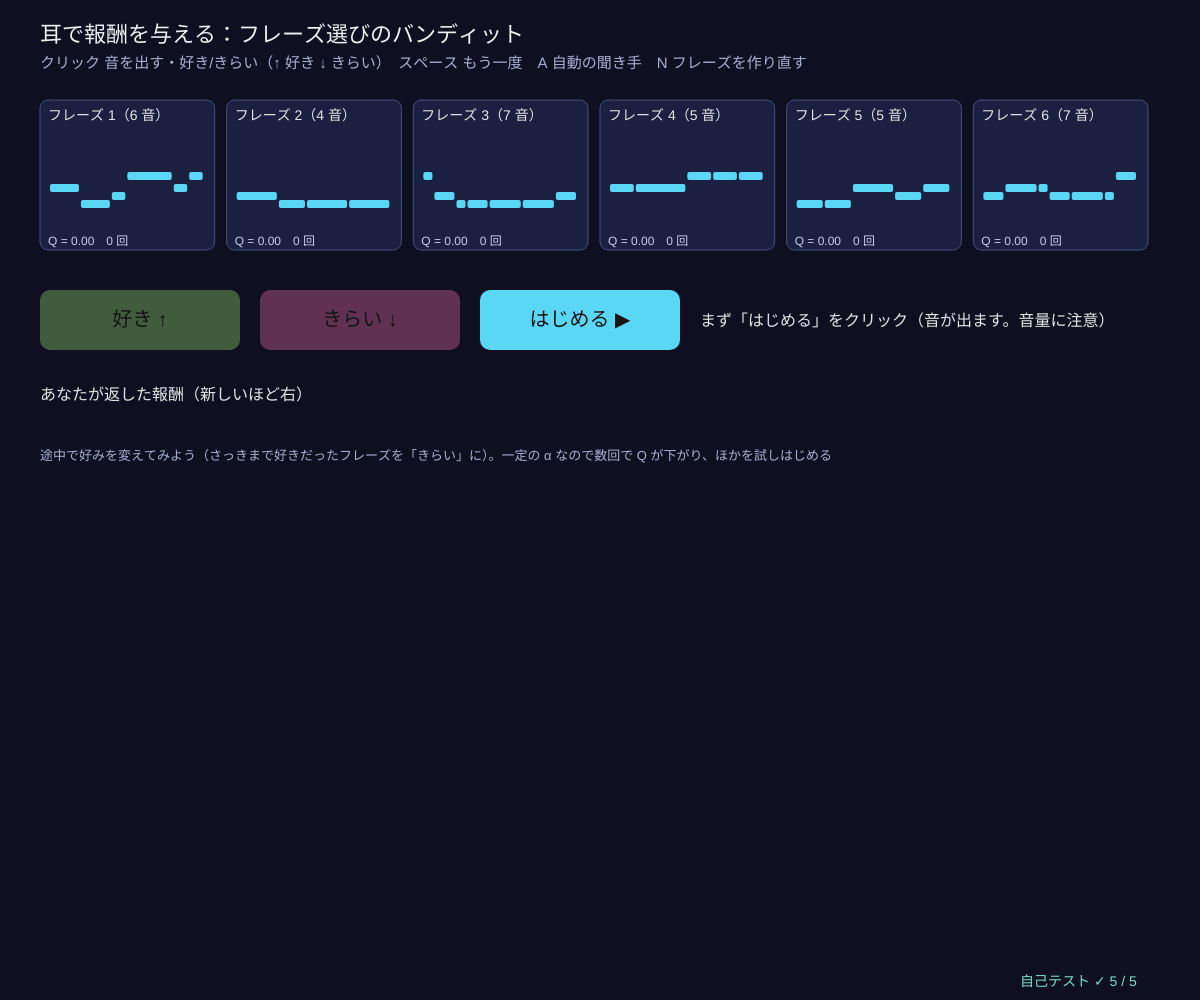
Frame 1 (no input)
Frame 60 (no input): identical to frame 1, image omitted
Frame 120 (the mouse pressed at the canvas centre since frame 60): identical to frame 1, image omitted

The p5.js sketch that drew this single still picture (run headless with seeded random() and noise() and a simulated clock; from frame 60 on, the mouse is pressed at the canvas centre):

// p5.js sketch
// ── sketch.js
// ============================================
// 14 耳で報酬を与える 🔊 ─ エージェントが 6 つのフレーズ（4〜8 音）から 1 つ選んで鳴らす。
// 聞いたあなたが「好き」（+1）か「きらい」（−1）を返すと、それが報酬。多腕バンディット（00）と同じしくみで好みを学ぶ。
// 人の好みは途中で変わる → 平均（1/n）ではなく、最近の報酬を重く見る「一定の学習率 α」で更新すると、変化についていける
// クリック 音を出す・好き/きらい（↑ 好き ↓ きらい でも）/ スペース もう一度聞く / A 自動の聞き手（好みが 150 回ごとに変わる）/ N フレーズを作り直す
// 音量は小さめから。全体の音量 MASTER は 0.2 以下
// ============================================

const N_PHRASES = 6;                     // ★ フレーズの数
const ALPHA = 0.3, EPS = 0.15;           // ★ 一定の学習率（最近を重く見る）と探索の割合
const SCALE_NOTES = [0, 2, 4, 7, 9, 12, 14, 16];   // ★ 音階（ペンタトニック、ド = 0）
const BASE_MIDI = 60;                    // ★ いちばん低い音（60 = ド）
let phrases = [], agent, current = -1, waiting = false, rewardLog = [], autoMode = false, sim = null, buttons = [], cardBox = [], playStart = 0;

function setup() { createCanvas(windowWidth, windowHeight); selfTest(); seedRng(14); makePhrases(); agent = makeAgent(true); sim = makeSim(); }

function makePhrases() {                 // 4〜8 音のフレーズ：音の高さ（音階の番号）と長さ
  phrases = [];
  for (let k = 0; k < N_PHRASES; k++) {
    let n = rndInt(4, 8), notes = [], deg = rndInt(0, 4);
    for (let i = 0; i < n; i++) { deg = clampv(deg + rndInt(-2, 2), 0, SCALE_NOTES.length - 1); notes.push({ midi: BASE_MIDI + SCALE_NOTES[deg], dur: [0.15, 0.3, 0.3, 0.45][rndInt(0, 3)] }); }
    phrases.push({ notes, wave: ['triangle', 'sine', 'square'][k % 3] });
  }
}
function makeAgent(constAlpha) { return { constAlpha, q: new Array(N_PHRASES).fill(0), n: new Array(N_PHRASES).fill(0) }; }
function choosePhrase(ag) { return epsGreedy(ag.q, EPS); }
// ★ 更新：一定の α なら Q ← Q + α (r − Q)（最近の報酬ほど重い）。標本平均なら α = 1/n（全部を同じ重さで平均）
function learn(ag, k, r) { ag.n[k]++; let al = ag.constAlpha ? ALPHA : 1 / ag.n[k]; ag.q[k] += al * (r - ag.q[k]); }
// 自動の聞き手：好きなフレーズは 90%、ほかは 20% で「好き」。PERIOD 回ごとに好みが変わる
function makeSim() { return { fav: 0, t: 0, agents: [makeAgent(true), makeAgent(false)], picks: [[], []], favs: [] }; }
function simListen(s, k) { return rnd() < (k === s.fav ? 0.9 : 0.2) ? 1 : -1; }
function simStep(s) {
  if (s.t > 0 && s.t % 150 === 0) s.fav = (s.fav + 1 + Math.floor(rnd() * (N_PHRASES - 1))) % N_PHRASES;
  s.agents.forEach((ag, i) => { let k = choosePhrase(ag); learn(ag, k, simListen(s, k)); s.picks[i].push(k === s.fav ? 1 : 0); });
  s.favs.push(s.fav); s.t++;
}
function playPhrase(k) {
  startAudio(); if (!audioCtx) return;
  let t = audioCtx.currentTime + 0.05;
  for (let nt of phrases[k].notes) { playNote(midiHz(nt.midi), t, nt.dur * 0.95, phrases[k].wave); t += nt.dur; }
  playStart = millis();
}
function nextTrial() { current = choosePhrase(agent); waiting = true; playPhrase(current); }
function feedback(r) {
  if (!waiting) return;
  learn(agent, current, r); rewardLog.push({ k: current, r }); waiting = false;
  setTimeout(nextTrial, 400);
}

function draw() {
  background(...BG);
  if (autoMode) { let t0 = performance.now(); while (performance.now() - t0 < 2 && sim.t < 3000) simStep(sim); }
  noStroke(); fill(240); textSize(22); textAlign(LEFT, BASELINE);
  text('耳で報酬を与える：フレーズ選びのバンディット' + (autoMode ? '（自動の聞き手）' : ''), 40, 42);
  fill(170, 176, 210); textSize(15);
  text('クリック 音を出す・好き/きらい（↑ 好き ↓ きらい）　スペース もう一度　A 自動の聞き手　N フレーズを作り直す', 40, 68);

  // ---- フレーズのカード（ピアノロール）と推定値
  let cw = Math.min(180, (width - 80) / N_PHRASES - 12), y0 = 100, ag = autoMode ? sim.agents[0] : agent;
  cardBox = [];
  phrases.forEach((ph, k) => {
    let x = 40 + k * (cw + 12), on = k === current && !autoMode, playing = on && millis() - playStart < 2500;
    cardBox.push([x, y0, cw, 150]);
    fill(on ? color(50, 56, 100) : color(28, 32, 64)); stroke(on ? color(...GOLD) : color(70, 76, 120)); strokeWeight(on ? 3 : 1); rect(x, y0, cw, 150, 8);
    let tot = ph.notes.reduce((s, n) => s + n.dur, 0), tx = x + 10; noStroke();
    for (let nt of ph.notes) { let w = ((cw - 20) * nt.dur) / tot, yy = y0 + 100 - (nt.midi - BASE_MIDI) * 4; fill(playing ? color(...GOLD) : color(...CYAN)); rect(tx, yy, w - 2, 8, 2); tx += w; }
    fill(230); textSize(14); textAlign(LEFT, BASELINE); text('フレーズ ' + (k + 1) + '（' + ph.notes.length + ' 音）', x + 8, y0 + 20);
    fill(...(ag.q[k] >= 0 ? LIME : PINK)); rect(x + cw / 2, y0 + 128, (ag.q[k] * (cw / 2 - 10)), 10);
    fill(200, 205, 235); textSize(12); text('Q = ' + fmtN(ag.q[k]) + '　' + ag.n[k] + ' 回', x + 8, y0 + 145);
  });

  if (!autoMode) {
    // ---- 好き / きらい ボタン
    let by = y0 + 190; buttons = [[40, by, 200, 60, 1, '好き ↑'], [260, by, 200, 60, -1, 'きらい ↓'], [480, by, 200, 60, 0, current < 0 ? 'はじめる ▶' : 'もう一度 ♪']];
    for (let [x, y, w, h, r, s] of buttons) { fill(r > 0 ? color(...LIME, waiting ? 255 : 90) : r < 0 ? color(...PINK, waiting ? 255 : 90) : color(...CYAN)); rect(x, y, w, h, 10); fill(20); textAlign(CENTER, CENTER); textSize(20); text(s, x + w / 2, y + h / 2); }
    textAlign(LEFT, BASELINE); fill(230); textSize(16);
    text(current < 0 ? 'まず「はじめる」をクリック（音が出ます。音量に注意）' : waiting ? 'フレーズ ' + (current + 1) + ' はどうだった？' : '次のフレーズを選んでいます…', 700, by + 36);
    // 報酬の履歴
    let hy = by + 110; fill(230); text('あなたが返した報酬（新しいほど右）', 40, hy);
    rewardLog.slice(-60).forEach((h, i) => { fill(...(h.r > 0 ? LIME : PINK)); rect(40 + i * 18, hy + 14, 14, 14, 3); fill(20); textSize(10); textAlign(CENTER, CENTER); text(h.k + 1, 47 + i * 18, hy + 21); textAlign(LEFT, BASELINE); });
    fill(170, 176, 210); textSize(13);
    text('途中で好みを変えてみよう（さっきまで好きだったフレーズを「きらい」に）。一定の α なので数回で Q が下がり、ほかを試しはじめる', 40, hy + 60);
  } else {
    // ---- 自動の聞き手：好きなフレーズを選べた割合（直近 50 回）
    let g = { x: 70, y: y0 + 210, w: width - 140, h: height - (y0 + 210) - 80, x0: 0, x1: 3000, y0: 0, y1: 1 };
    plotAxes(g, '回数（150 回ごとに好みが変わる）', '好きなフレーズを選べた割合（直近 50 回）', [0, 750, 1500, 2250, 3000], [0, 0.5, 1]);
    for (let t = 150; t < 3000; t += 150) { stroke(90, 96, 140); strokeWeight(1); line(gX(g, t), g.y, gX(g, t), g.y + g.h); }
    drawCurve(g, smoothArr(sim.picks[0], 50), GOLD, 2.5); drawCurve(g, smoothArr(sim.picks[1], 50), VIOLET, 2.5);
    legend(g.x + 12, g.y + 16, [[GOLD, '一定の α = ' + ALPHA + '（最近を重く）'], [VIOLET, '標本平均 1/n（昔も同じ重さ）']]);
  }
  drawSelfTest(width - 180, height - 14);
}

function mousePressed() {
  startAudio();
  for (let [x, y, w, h, r] of buttons) if (!autoMode && mouseX > x && mouseX < x + w && mouseY > y && mouseY < y + h) { if (r === 0) { if (current < 0) nextTrial(); else playPhrase(current); } else feedback(r); return; }
  cardBox.forEach((b, k) => { if (mouseX > b[0] && mouseX < b[0] + b[2] && mouseY > b[1] && mouseY < b[1] + b[3]) playPhrase(k); });
}
function keyPressed() {
  startAudio();
  if (key === UP_ARROW) feedback(1);
  if (key === DOWN_ARROW) feedback(-1);
  if (key === ' ') { if (current < 0) nextTrial(); else playPhrase(current); }
  if (key === 'a' || key === 'A') { autoMode = !autoMode; if (autoMode) { seedRng(140); sim = makeSim(); } }
  if (key === 'n' || key === 'N') { makePhrases(); agent = makeAgent(true); rewardLog = []; current = -1; waiting = false; }
  return false;
}

// ---- 自己テスト
function selfTest() {
  selfTestResults = [];
  check('全体の音量 MASTER ≤ 0.2', MASTER <= 0.2);
  seedRng(1); makePhrases();
  check('フレーズは ' + N_PHRASES + ' つ、どれも 4〜8 音で、音の高さは音階の中', phrases.length === N_PHRASES && phrases.every((p) => p.notes.length >= 4 && p.notes.length <= 8 && p.notes.every((n) => SCALE_NOTES.includes(n.midi - BASE_MIDI))));
  let ag = makeAgent(true); learn(ag, 2, 1); learn(ag, 2, -1);
  let av = makeAgent(false); learn(av, 2, 1); learn(av, 2, -1);
  check('更新の式：一定の α = 0.3 なら 0 → 0.3 → 0.3 + 0.3(−1 − 0.3) = −0.09、標本平均なら (1 − 1)/2 = 0', near(ag.q[2], -0.09, 1e-12) && near(av.q[2], 0, 1e-12));
  let before = [0, 0], after = [0, 0];
  for (let seed = 1; seed <= 6; seed++) {
    seedRng(seed); let s = makeSim();
    for (let t = 0; t < 600; t++) simStep(s);
    for (let i = 0; i < 2; i++) { before[i] += meanOf(s.picks[i].slice(100, 150)) / 6; after[i] += meanOf(s.picks[i].slice(150, 600)) / 6; }
  }
  check('好みが変わる前は、どちらも好きなフレーズを選べる（' + Math.round(100 * before[0]) + '%・' + Math.round(100 * before[1]) + '%）', before[0] > 0.6 && before[1] > 0.6);
  check('好みが変わったあとは、一定の α（' + Math.round(100 * after[0]) + '%）が標本平均（' + Math.round(100 * after[1]) + '%）よりよくついていく', after[0] > after[1] + 0.1);
  reportSelfTest();
}

// ---------- やってみよう ----------
// 1. 好きなフレーズを決めて、エージェントが何回でそれを選ぶようになるか数えよう
// 2. ALPHA を 0.05 にすると、好みの変化についていくのはどうなる？ 0.8 では？
// 3. EPS を 0 にすると、ほかのフレーズを試さなくなる。好みが変わったらどうなる？
// 4. 「好き」の報酬を +1、「きらい」を 0 にすると？（−1 との違い）
// 5. SCALE_NOTES を変えて、音階をかえてみよう（例：[0, 3, 5, 6, 7, 10, 12]）

// ==================================================
// ここから下は「強化学習の道具」（中身は読まなくても OK。消さないでね）
// ==================================================
// ---- 色と小さな道具
const BG = [14, 16, 34];                // 背景（アーケードの紺）
const GOLD = [255, 196, 60], CYAN = [90, 215, 245], PINK = [245, 110, 170], LIME = [160, 230, 110], VIOLET = [175, 140, 255];
function clampv(v, a, b) { return v < a ? a : v > b ? b : v !== v ? a : v; }     // NaN なら a に戻す
function argmaxR(q) {                  // いちばん大きい値の番号（同点はランダムに 1 つ）
  let m = -Infinity, best = [];
  for (let i = 0; i < q.length; i++) {
    if (q[i] > m + 1e-12) { m = q[i]; best = [i]; } else if (Math.abs(q[i] - m) <= 1e-12) best.push(i);
  }
  return best.length ? best[Math.floor(rnd() * best.length)] : 0;
}
function argmaxFirst(q) { let b = 0; for (let i = 1; i < q.length; i++) if (q[i] > q[b]) b = i; return b; }   // 同点は若い番号
function maxOf(q) { let m = -Infinity; for (let v of q) if (v > m) m = v; return m; }
function epsGreedy(q, eps) { return rnd() < eps ? Math.floor(rnd() * q.length) : argmaxR(q); }   // ε の確率でランダム、ほかは貪欲
function softmaxArr(h, tau) {          // ボルツマン分布 exp(h/τ) / Σ（大きい数でもあふれないように最大値を引く）
  let m = maxOf(h), e = h.map((v) => Math.exp((v - m) / (tau || 1))), s = e.reduce((a, b) => a + b, 0);
  return e.map((v) => v / s);
}
function sampleFrom(p) { let u = rnd(), c = 0; for (let i = 0; i < p.length; i++) { c += p[i]; if (u < c) return i; } return p.length - 1; }
function meanOf(a) { return a.length ? a.reduce((s, v) => s + v, 0) / a.length : 0; }
function fmtN(v, d) { if (typeof v !== 'number' || v !== v) return '?'; let s = v.toFixed(d === undefined ? 2 : d); return s === '-0.00' || s === '-0.0' || s === '-0' ? s.slice(1) : s; }
// ---- 種つきの乱数（同じ種なら毎回同じ列 → 実験をくり返せる）
let rngState = 1;
function seedRng(s) { rngState = (s >>> 0) || 1; }
function rnd() {                       // 0〜1 の一様乱数（mulberry32）
  rngState = (rngState + 0x6d2b79f5) >>> 0;
  let t = rngState;
  t = Math.imul(t ^ (t >>> 15), t | 1);
  t ^= t + Math.imul(t ^ (t >>> 7), t | 61);
  return ((t ^ (t >>> 14)) >>> 0) / 4294967296;
}
function rndInt(a, b) { return a + Math.floor(rnd() * (b - a + 1)); }
function randn() { let u = 1 - rnd(), v = rnd(); return Math.sqrt(-2 * Math.log(u)) * Math.cos(2 * Math.PI * v); }   // 標準正規分布
// ---- グラフの道具：g = { x, y, w, h, x0, x1, y0, y1 }
function gX(g, v) { return g.x + clampv((v - g.x0) / (g.x1 - g.x0), -0.02, 1.02) * g.w; }
function gY(g, v) { return g.y + g.h - clampv((v - g.y0) / (g.y1 - g.y0), -0.02, 1.02) * g.h; }
function plotAxes(g, xl, yl, xt, yt) {
  stroke(70, 76, 110); strokeWeight(1); noFill(); rect(g.x, g.y, g.w, g.h);
  noStroke(); fill(150, 156, 190); textSize(12); textAlign(CENTER, TOP);
  for (let v of xt) text(+v.toPrecision(3), gX(g, v), g.y + g.h + 4);
  textAlign(RIGHT, CENTER);
  for (let v of yt) text(+v.toPrecision(3), g.x - 5, gY(g, v));
  textAlign(LEFT, BASELINE); fill(205, 210, 235); textSize(13);
  text(xl, g.x + g.w - textWidth(xl), g.y + g.h + 30); text(yl, g.x, g.y - 8);
}
function polyline(pts) {               // 点が 2 つ以上あるときだけ折れ線を描く（空の beginShape を作らない）
  if (pts.length < 2) return;
  noFill(); beginShape(); for (let p of pts) vertex(p[0], p[1]); endShape();
}
function smoothArr(a, k) {             // 直前 k 個の平均（ギザギザの学習曲線をならす）
  let out = [], s = 0;
  for (let i = 0; i < a.length; i++) { s += a[i]; if (i >= k) s -= a[i - k]; out.push(s / Math.min(i + 1, k)); }
  return out;
}
function drawCurve(g, arr, col, sw, xOff) {   // arr[i] を x = i (+ xOff) に。長いときは間引いて 600 点まで
  let n = arr.length, stride = Math.max(1, Math.ceil(n / 600)), pts = [];
  for (let i = 0; i < n; i += stride) pts.push([gX(g, i + (xOff || 0)), gY(g, arr[i])]);
  if (n > 1 && (n - 1) % stride) pts.push([gX(g, n - 1 + (xOff || 0)), gY(g, arr[n - 1])]);
  stroke(...col); strokeWeight(sw || 2); polyline(pts);
}
function legend(x, y, items) {         // items = [[色, 名前], …]
  textSize(13); textAlign(LEFT, CENTER);
  for (let [c, s] of items) { noStroke(); fill(...c); rect(x, y - 5, 16, 10); fill(220, 225, 245); text(s, x + 22, y); y += 20; }
}
// ---- 音の道具（Web Audio）。全体の音量 MASTER は 0.2 以下
const MASTER = 0.12;                   // ★ 全体の音量（0.2 以下にしておく）
let audioCtx = null, masterOut = null;
function startAudio() {
  if (!audioCtx) {
    try { audioCtx = new (window.AudioContext || window.webkitAudioContext)(); } catch (e) { return; }
    masterOut = audioCtx.createGain(); masterOut.gain.value = Math.min(0.2, MASTER); masterOut.connect(audioCtx.destination);
  }
  audioCtx.resume();
}
function playNote(freq, when, dur, wave) {   // 1 音（やわらかく立ち上がって消える）
  if (!audioCtx) return;
  let o = audioCtx.createOscillator(), gn = audioCtx.createGain();
  o.type = wave || 'triangle'; o.frequency.setValueAtTime(freq, when);
  gn.gain.setValueAtTime(0.0001, when); gn.gain.exponentialRampToValueAtTime(0.6, when + 0.02);
  gn.gain.exponentialRampToValueAtTime(0.001, when + dur);
  o.connect(gn); gn.connect(masterOut); o.start(when); o.stop(when + dur + 0.05);
}
function midiHz(m) { return 440 * Math.pow(2, (m - 69) / 12); }
// ---- 自己テストの道具
let selfTestResults = [];
function check(name, cond) { selfTestResults.push({ name, ok: !!cond }); }
function near(a, b, tol) { return a !== null && a !== undefined && isFinite(a) && Math.abs(a - b) <= (tol === undefined ? 1e-9 : tol); }
function noNaN(v) { return Array.isArray(v) || ArrayBuffer.isView(v) ? Array.from(v).every(noNaN) : !(typeof v === 'number' && !isFinite(v)); }
function reportSelfTest() { for (let r of selfTestResults) (r.ok ? console.log : console.error)((r.ok ? '✓ ' : '✗ ') + r.name); }
function selfTestLine() { let n = selfTestResults.filter((r) => r.ok).length; return '自己テスト ' + (n === selfTestResults.length ? '✓ ' : '✗ ') + n + ' / ' + selfTestResults.length; }
function drawSelfTest(x, y) { noStroke(); fill(selfTestResults.every((r) => r.ok) ? color(120, 225, 200) : color(255, 90, 120)); textSize(14); textAlign(LEFT, BASELINE); text(selfTestLine(), x, y); }
